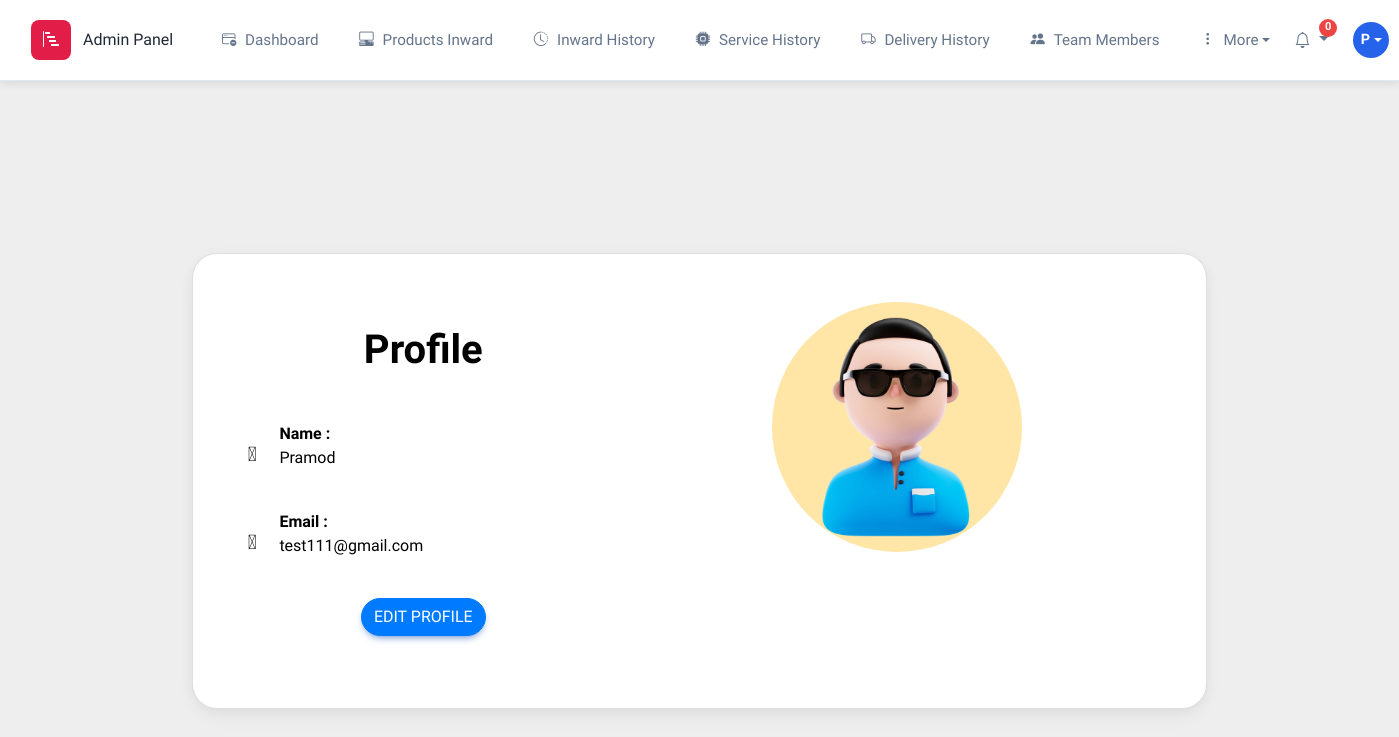
Screenshot of /profile/ (signed in) with the database file from the repository.
### mainapp/models.py (models this page shows, shortened)
class User(AbstractUser):
    terms_accepted = models.BooleanField(default=True)
    profile_img = models.ImageField(upload_to='profile_pics/', null=True, blank=True)

### mainapp/views.py (the view)
# urls.py: path('profile/', views.profile, name= 'profile'),
@login_required
def profile(request):
    return render(request, 'profile.html')

### mainapp/context_processors.py (called while the page is built)
def notification_context(request):
    context = {
        'notifications': None,
        'unread_count': 0,
        'unread_notifications': None,
        'recent_notifications': None,
    }
    if request.user.is_authenticated:
        notifications = Notification.objects.filter(user=request.user)
        unread_notifications = notifications.filter(is_read=False)
        unread_count = unread_notifications.count()
        recent_notifications = notifications.order_by('-created_at')[:10]
        context.update({
            'notifications': notifications,
            'unread_count': unread_count,
            'unread_notifications': unread_notifications,
            'recent_notifications': recent_notifications,
        })
    return context

### templates/profile.html (shortened to what this page needs)
{% extends 'base.html' %}
{% load static %}
{% block body %}
<section class="vh-100" style="background-color: #eee;">
    <div class="container h-100">
        <div class="row d-flex justify-content-center align-items-center h-100">
            <div class="col-lg-12 col-xl-11">
                <div class="card text-black" style="border-radius: 25px;">
                    <div class="card-body p-md-5">
                        <div class="row justify-content-center">
                            <div class="col-md-10 col-lg-6 col-xl-5 order-2 order-lg-1">
                                <p class="text-center h1 fw-bold mb-5 mx-1 mx-md-4 mt-4">Profile</p>
                                    <div class="d-flex flex-row align-items-center mb-4">
                                        <i class="fas fa-user fa-lg me-3 fa-fw"></i>
                                        <div data-mdb-input-init class="form-outline flex-fill mb-0">
                                            <strong>Name :</strong><p>{{user.first_name}}</p>
                                        </div>
                                    </div>
                                    <div class="d-flex flex-row align-items-center mb-4">
                                        <i class="fas fa-envelope fa-lg me-3 fa-fw"></i>
                                        <div data-mdb-input-init class="form-outline flex-fill mb-0">
                                            <strong>Email :</strong><p>{{user.email}}</p>
                                        </div>
                                    </div>
                                    <div class="d-flex justify-content-center mx-4 mb-3 mb-lg-4">
                                        <a href="{% url 'profile_update' user.id %}" class="btn btn-primary rounded-pill text-white">Edit Profile</a>
                                    </div>
                            </div>
                            <div class="col-md-10 col-lg-6 col-xl-7 d-flex flex-column align-items-center order-1 order-lg-2">
                                <div class="mb-4">
                                    <img id="profileImage" src="{% if profile_img %} {{ user.profile_img.url }} {% else %} {% static 'images/profile-placeholder.jpg' %} {% endif %}" class="img-fluid rounded-circle" alt="Profile image" width="250px" height="250px">
                                </div>
                            </div>
                        </div>
                    </div>
                </div>
            </div>
        </div>
    </div>
</section>
{% endblock body %}

### templates/base.html (shortened to what this page needs)
<!DOCTYPE html>
{% load static %}
<html lang="en">
<head>
    <link rel="stylesheet" href="https://cdnjs.cloudflare.com/ajax/libs/font-awesome/6.0.0/css/all.min.css" />
    <link rel="stylesheet" href="https://cdn.jsdelivr.net/npm/bootstrap-icons@1.13.1/font/bootstrap-icons.min.css">
    <link rel="stylesheet" href="{% static 'css/mdb.min.css' %}" />
    <link rel="stylesheet" href="{% static 'css/bootstrap.min.css' %}">
</head>
<body>
    {% url 'dashboard' as dashboard %}
    {% url 'inward' as inward %}
    {% url 'inwardHistory' as inwardHistory %}
    {% url 'Service' as Service %}
    {% url 'serviceHistory' as serviceHistory %}
    {% url 'deliveryHistory' as deliveryHistory %}
    {% url 'team' as team %}
    <header class="header sticky-top">
        {% if user.is_authenticated %}
        <nav class="navbar admin-navbar ">
            <div class="container-fluid">
                <div class="d-flex align-items-center justify-content-between w-100">
                    <a class="navbar-brand" href="{% url 'dashboard' %}">
                        <div class="brand-icon">
                            <i class="bi bi-bar-chart-steps"></i>
                        </div>
                        {% if request.user.is_superuser %}
                        <span>Admin Panel</span>
                        {% else %}
                        <span>Employee Panel</span>
                        {% endif %}
                    </a>
                    <div class="main-nav" id="mainNav">
                        <a href="{% url 'dashboard' %}"
                            class="nav-item-custom {% if request.path == dashboard %}active{% endif %}">
                            <i class="bi bi-window-dash"></i>
                            Dashboard
                        </a>
                        {% if request.user.is_superuser%}
                        <a href="{% url 'inward' %}"
                            class="nav-item-custom {% if request.path == inward %}active{% endif %}">
                            <i class="bi bi-pc-display-horizontal"></i>
                            Products Inward
                        </a>
                        <a href="{% url 'inwardHistory' %}"
                            class="nav-item-custom {% if request.path == inwardHistory %}active{% endif %}">
                            <i class="bi bi-clock-history"></i>
                            Inward History
                        </a>
                        {% endif %}
                        <a href="{% url 'serviceHistory' %}"
                            class="nav-item-custom {% if request.path == serviceHistory %}active{% endif %}">
                            <i class="bi bi-cpu-fill"></i>
                            Service History
                        </a>
                        <a href="{% url 'deliveryHistory' %}"
                            class="nav-item-custom {% if request.path == deliveryHistory %}active{% endif %}">
                            <i class="bi bi-truck"></i>
                            Delivery History
                        </a>
                        <a href="{% url 'team' %}"
                            class="nav-item-custom {% if request.path == team %}active{% endif %}">
                            <i class="bi bi-people-fill"></i>
                            Team Members
                        </a>
                        {% if request.user.is_superuser%}
                        <div class="dropdown">
                            <button class="nav-item-custom dropdown-toggle" type="button" data-bs-toggle="dropdown"
                                aria-expanded="false">
                                <i class="bi bi-three-dots-vertical"></i>
                                More
                            </button>
                        </div>
                        {% endif %}
                    </div>
                    <div class="right-section d-none d-lg-flex">
                        <div class="dropdown">
                            <button class="notification-btn dropdown-toggle" type="button" data-bs-toggle="dropdown"
                                aria-expanded="false">
                                <i class="bi bi-bell"></i>
                                <span class="notification-badge">{{ unread_count }}</span>
                            </button>
                        </div>
                        <div class="dropdown profile-dropdown">
                            <div class="profile-avatar dropdown-toggle" data-bs-toggle="dropdown" aria-expanded="false">
                                {{ user.first_name.0|default:"A" }}
                            </div>
                        </div>
                    </div>
                </div>
            </div>
        </nav>
        {% endif %}
    </header>
    {% block body %}
    {% endblock body %}
</body>
</html>

### templates/base.html (style rules this page uses)
* { font-family: "Barlow Condensed", sans-serif !important; font-weight: 500; font-style: normal; font-size: medium; }
.admin-navbar { background: white; box-shadow: 0 2px 10px rgba(0, 0, 0, 0.1); border-bottom: 1px solid #e2e8f0; padding: 0.75rem 0; position: sticky; top: 0; z-index: 1000; }
.navbar-brand { display: flex; align-items: center; font-weight: 700; font-size: 1.25rem; color: #1f2937 !important; text-decoration: none; padding: 0.5rem 1rem; border-radius: 8px; transition: all 0.2s ease; }
.navbar-brand .brand-icon { background: #e11d48; color: white; width: 40px; height: 40px; border-radius: 8px; display: flex; align-items: center; justify-content: center; margin-right: 0.75rem; font-size: 1.1rem; font-weight: 600; }
.main-nav { display: flex; align-items: center; gap: 0.5rem; }
.nav-item-custom { display: flex; align-items: center; color: #64748b; font-weight: 500; font-size: 0.95rem; padding: 0.5rem 1rem; border-radius: 6px; text-decoration: none; transition: all 0.2s ease; white-space: nowrap; border: none; background: none; cursor: pointer; }
.nav-item-custom i { margin-right: 0.5rem; font-size: 0.9rem; width: 16px; text-align: center; }
.right-section { display: flex; align-items: center; gap: 1rem; }
.notification-btn { position: relative; background: none; border: none; color: #64748b; font-size: 1.1rem; padding: 0.5rem; border-radius: 6px; cursor: pointer; transition: all 0.2s ease; }
.notification-badge { position: absolute; top: 0; right: 0; background: #ef4444; color: white; border-radius: 50%; width: 18px; height: 18px; display: flex; align-items: center; justify-content: center; font-size: 0.7rem; font-weight: 600; }
.profile-avatar { width: 36px; height: 36px; border-radius: 50%; background: #2563eb; color: white; display: flex; align-items: center; justify-content: center; font-weight: 600; font-size: 0.9rem; cursor: pointer; transition: all 0.2s ease; }
.dropdown { position: relative; }
.profile-dropdown { position: relative; }

### rows the page displays
User: first_name.0 "P", first_name "Pramod", email "test111@gmail.com"

### other values shown
{{ unread_count }} "0"
